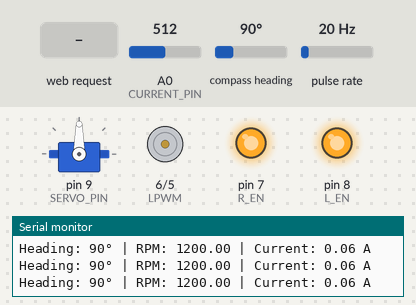
This sketch was run on a simulated Arduino Uno WiFi Rev2. Shown: servo, motor-driver pin pairs drawn as motors (green arrow = first pin HIGH = forward, orange = second pin HIGH = backward, longer = more drive), output pins drawn as LEDs (lit = HIGH), the last lines printed to the serial monitor. Wiring (inferred from the names in the program): pulse sensor: data pin 2. Inputs (shaded band) come from the test bench; at power-on: A0 (CURRENT_PIN) = 512, compass heading 90°, pulse rate 20 Hz. WiFi joins after 1.5 s; servers stay silent unless stated.

Above: at 4.7 s.
4.8 s: HTTP request GET /avant received
At 5.3 s:
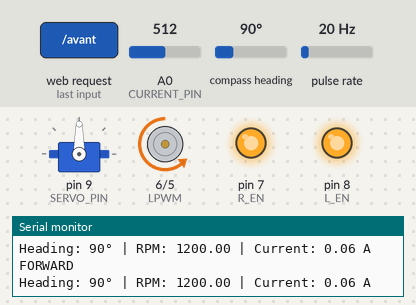
6.5 s: HTTP request GET /arriere received
At 7.7 s:
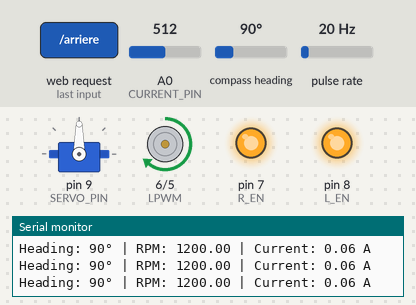
8.0 s: HTTP request GET /gauche received
At 9.2 s:
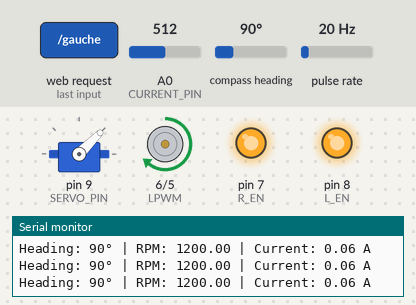
9.5 s: HTTP request GET /stop received
At 10.5 s:
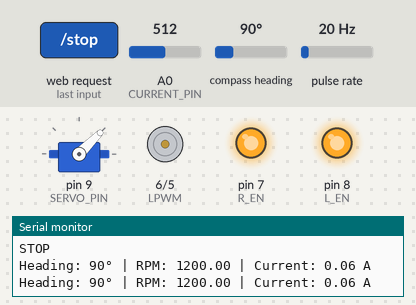
11.0 s: HTTP request GET /droite received
At 11.8 s:
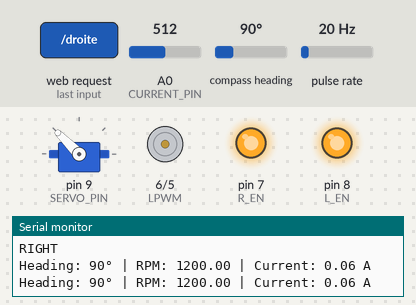
12.5 s: HTTP request GET /avant received
At 13.1 s:
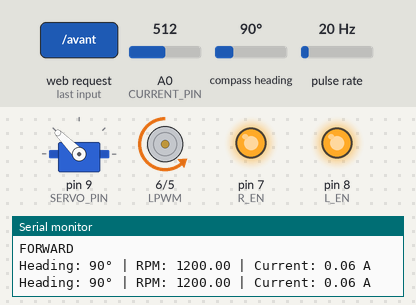
Timing chart, 0 to 15.0 s (numbered marks = the images above; inputs shaded):
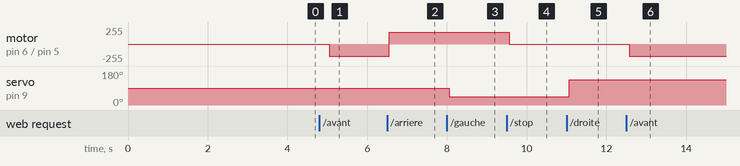

Measured:
- after the input at 4.8 s, motor on pin 6 (LPWM) / pin 5 (RPWM): stopped → backward 180/255 after 0.25 s
- after the input at 6.5 s, motor on pin 6 (LPWM) / pin 5 (RPWM): backward 180/255 → forward 180/255 after 0.06 s
- after the input at 8.0 s, servo on pin 9 (SERVO_PIN): 90° → 45° after 0.06 s
- after the input at 9.5 s, motor on pin 6 (LPWM) / pin 5 (RPWM): forward 180/255 → stopped after 0.06 s
- after the input at 11.0 s, servo on pin 9 (SERVO_PIN): 45° → 135° after 0.07 s
- after the input at 12.5 s, motor on pin 6 (LPWM) / pin 5 (RPWM): stopped → backward 180/255 after 0.07 s

The sketch:

09_uno_wifi_bts7960_boussole.ino
```cpp
/*
 * 09_uno_wifi_bts7960_boussole
 * Projet Bateau autopiloté · Année 2 (2025-2026) · EEE & MIA
 *
 * Version « finale » prévue sur Arduino UNO WiFi Rev2 : pont en H BTS7960, servo, boussole QMC5883L,
 * capteur de vitesse IR (mesure de période) et capteur de courant ACS758 50 A (40 mV/A),
 * commandes Wi-Fi /avant /arriere /stop /gauche /droite /centre et télémétrie sur le port série.
 *
 * Source : dossier « EEE MIA » (code recopié du PDF, indentation restaurée).
 */

#include <WiFiNINA.h>
#include <Wire.h>
#include <Servo.h>
#include <QMC5883LCompass.h>
// ==================== Wi-Fi Configuration ====================
const char* ssid = "Bateau";
const char* password = "12345678";
WiFiServer server(80);
// ==================== Motor Control (BTS7960) ====================
#define RPWM 5
#define LPWM 6
#define R_EN 7
#define L_EN 8
// ==================== Sensors & Servo ====================
#define CURRENT_PIN A0
#define IR_SENSOR_PIN 2
#define SERVO_PIN 9
Servo direction;
QMC5883LCompass compass;
// ==================== Global Variables ====================
volatile unsigned long lastPulseTime = 0;
volatile unsigned long pulseInterval = 0;
float rpm = 0;
float currentOffset = 2.5;  // 0A = ~2.5V (ACS758)
float sensitivity = 0.04;   // 40 mV/A for ACS758-50B
// ==================== Setup ====================
void controlMotor(int pwmValue, bool forward);
void handleCommand(String req);
void readTelemetry();
void countPulse();
float calculateRPM();

void setup() {
  Serial.begin(9600);
  Wire.begin();
  // H-Bridge setup
  pinMode(RPWM, OUTPUT);
  pinMode(LPWM, OUTPUT);
  pinMode(R_EN, OUTPUT);
  pinMode(L_EN, OUTPUT);
  digitalWrite(R_EN, HIGH);
  digitalWrite(L_EN, HIGH);
  // Servo setup
  direction.attach(SERVO_PIN);
  direction.write(90);  // Center rudder
  // IR sensor for RPM
  pinMode(IR_SENSOR_PIN, INPUT_PULLUP);
  attachInterrupt(digitalPinToInterrupt(IR_SENSOR_PIN), countPulse, FALLING);
  // Compass setup
  compass.init();
  compass.setCalibration(-635, 1243, -2943, 1184, -1115, 2087);
  // Wi-Fi connection
  Serial.print("Connecting to Wi-Fi...");
  int status = WL_IDLE_STATUS;
  while (status != WL_CONNECTED) {
    status = WiFi.begin(ssid, password);
    delay(2000);
    Serial.print(".");
  }
  Serial.println("\nConnected!");
  Serial.print("Local IP: ");
  Serial.println(WiFi.localIP());
  server.begin();
  Serial.println("HTTP server started");
}
// ==================== Main Loop ====================
void loop() {
  WiFiClient client = server.available();
  if (client) {
    String request = client.readStringUntil('\r');
    client.flush();
    handleCommand(request);
    // Send simple response
    client.println("HTTP/1.1 200 OK");
    client.println("Content-Type: text/html");
    client.println();
    client.println("<h1>Command received!</h1>");
    client.stop();
  }
  // Read and display telemetry
  readTelemetry();
  delay(500);
}
// ==================== Functions ====================
// Handle incoming Wi-Fi commands
void handleCommand(String req) {
  req.toLowerCase();
  if (req.indexOf("/avant") != -1) {
    controlMotor(180, true);
    Serial.println("FORWARD");
  } else if (req.indexOf("/arriere") != -1) {
    controlMotor(180, false);
    Serial.println("REVERSE");
  } else if (req.indexOf("/stop") != -1) {
    controlMotor(0, true);
    Serial.println("STOP");
  } else if (req.indexOf("/gauche") != -1) {
    direction.write(45);
    Serial.println("LEFT");
  } else if (req.indexOf("/droite") != -1) {
    direction.write(135);
    Serial.println("RIGHT");
  } else if (req.indexOf("/centre") != -1) {
    direction.write(90);
    Serial.println("CENTER");
  }
}
// Motor control via BTS7960
void controlMotor(int pwmValue, bool forward) {
  if (forward) {
    analogWrite(RPWM, pwmValue);
    analogWrite(LPWM, 0);
  } else {
    analogWrite(RPWM, 0);
    analogWrite(LPWM, pwmValue);
  }
}
// Telemetry: Heading, RPM, Current
void readTelemetry() {
  compass.read();
  int heading = compass.getAzimuth();
  float sensorVoltage = analogRead(CURRENT_PIN) * (5.0 / 1023.0);
  float motorCurrent = (sensorVoltage - currentOffset) / sensitivity;
  rpm = calculateRPM();
  Serial.print("Heading: ");
  Serial.print(heading);
  Serial.print("° | RPM: ");
  Serial.print(rpm);
  Serial.print(" | Current: ");
  Serial.print(motorCurrent, 2);
  Serial.println(" A");
}
// IR speed sensor interrupt
void countPulse() {
  unsigned long now = micros();
  pulseInterval = now - lastPulseTime;
  lastPulseTime = now;
}
// RPM calculation
float calculateRPM() {
  if (pulseInterval > 0) {
    float freq = 1000000.0 / pulseInterval;
    return (freq * 60.0);  // 1 pulse per revolution
  } else {
    return 0;
  }
}
```
